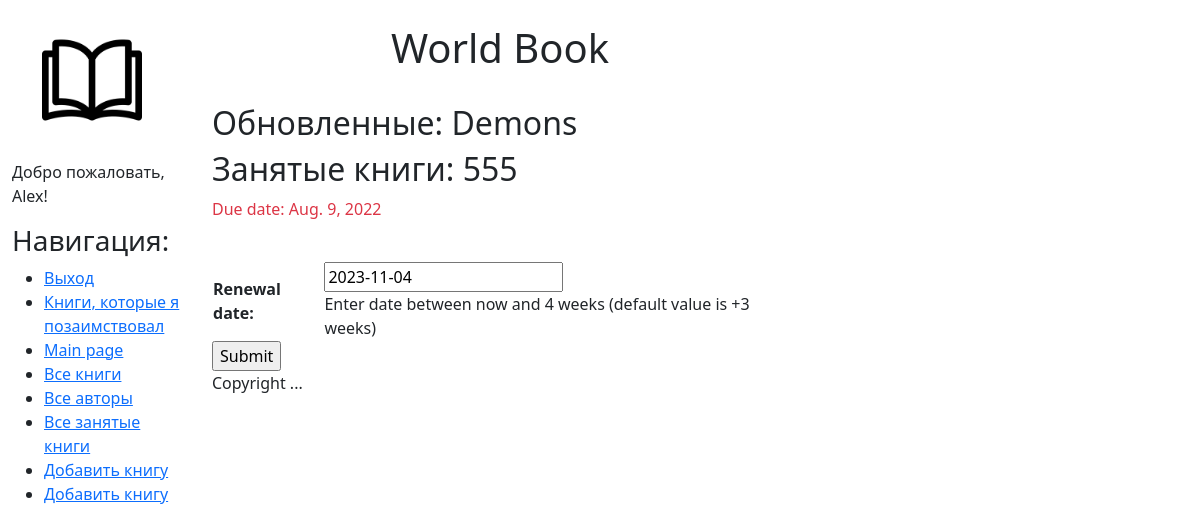
/book/2/renew/ (signed in), run on the app's committed database.
### catalog/models.py (models this page shows, shortened)
class BookInstance(models.Model):
    book = models.ForeignKey('Book', on_delete=models.CASCADE, null=True, )
    inv_num = models.CharField(max_length=20, null=True,
                               help_text="Enter inventory number")
    imprint = models.CharField(max_length=200,
                               help_text="Enter publisher and publish date",
                               verbose_name="Publisher")
    status = models.ForeignKey('Status', on_delete=models.PROTECT,
                               null=True, help_text="Change status",
                               verbose_name="Status of the book")
    due_back = models.DateField(null=True, blank=True,
                                help_text="Enter date of status ending",
                                verbose_name="Status ending date")
    borrower = models.ForeignKey(User, on_delete=models.SET_NULL, null=True, blank=True)
    class Meta:
        permissions = (("can_mark_returned", "Set book as returned"),)
    @property
    def is_overdue(self):
        if self.due_back and date.today() > self.due_back:
            return True
        return False

class Book(models.Model):
    title = models.CharField(max_length=200,
                             help_text="Enter the title",
                             verbose_name="Book title")
    genre = models.ForeignKey('Genre', on_delete=models.PROTECT,
                              help_text="Choose the genre",
                              verbose_name="The book's genre",
                              null=True)
    language = models.ForeignKey('Language', on_delete=models.PROTECT,
                                 help_text="Choose language",
                                 verbose_name="The book's language", null=True)
    author = models.ManyToManyField('Author',
                                    help_text="Select the author",
                                    verbose_name="Book's author")
    summary = models.TextField(max_length=1000,
                               help_text="Enter a short description",
                               verbose_name="Annotation")
    isbn = models.CharField(max_length=13,
                            help_text="Should be 13 symbols",
                            verbose_name="ISBN of the book")
    def display_author(self):
        """Display the author's last name"""
        return ', '.join([author.last_name for author in self.author.all()])
    display_author.short_description = 'Authors'

### catalog/views.py (the view)
# urls.py: path('book/<int:pk>/renew/', views.renew_book_librarian, name='renew-book-librarian'),
@permission_required('catalog.can_mark_returned')
def renew_book_librarian(request, pk):
    book_inst = get_object_or_404(BookInstance, pk=pk)
    if request.method == 'POST':
        form = RenewBookForm(request.POST)
        if form.is_valid():
            book_inst.due_back = form.cleaned_data['renewal_date']
            book_inst.save()
            return redirect('all-borrowed')
    else:
        proposed_renewal_date = datetime.date.today() + datetime.timedelta(weeks=3)
        form = RenewBookForm(initial={'renewal_date': proposed_renewal_date})
    context = {'form': form, 'bookinst': book_inst}
    return render(request, 'catalog/book_renew_librarian.html', context)

### catalog/forms.py (shortened to what this page needs)
class RenewBookForm(forms.Form):
    renewal_date = forms.DateField(help_text="Enter date between now and 4 weeks (default value is +3 weeks)")

### catalog/templates/catalog/book_renew_librarian.html (shortened to what this page needs)
{%extends 'catalog/base.html'%}
{%block content%}
    <h2>Обновленные: {{bookinst.book.title}}</h2>
    <h2>Занятые книги: {{bookinst.borrower}}</h2>
    <p {% if bookinst.is_overdue %} class="text-danger" {% endif %} > Due date: {{bookinst.due_back}}</p>
    <br>
    <form action="" method="post">
        <table>
            {{ form }}
        </table>
        <input type="submit" value="Submit" />
    </form>
{%endblock content%}

### catalog/templates/catalog/base.html (shortened to what this page needs)
<!DOCTYPE html>
<html lang="en">
<head>
  <link rel="stylesheet" href="https://cdn.jsdelivr.net/npm/bootstrap@5.1.3/dist/css/bootstrap.min.css">
  {% load static %}
  <link rel="stylesheet" href="{% static 'css/styles.css' %}">
</head>
<body>
  <div class="container-fluid">
    <div class="row">
      <div class="col-sm-2">
          {% block sidebar %}
          <img src="{% static 'img/logo.png' %}" style="margin: 30px; width:100px; height:100px;" align="absmiddle">
          {% if user.is_authenticated %}
            <p>Добро пожаловать, {{user.get_username.title}}!</p>
          {% endif %}
          <h3>Навигация: </h3>
              <ul class="sidebar-nav">
                {% if user.is_authenticated %}
                  <li><a href="{% url 'logout'%}?next={{request.path}}">Выход</a></li>
                  <li><a href="{% url 'my-borrowed'%}?next={{request.path}}">Книги, которые я позаимствовал </a></li>
                {% else %}
                  <li><a href="{% url 'login'%}?next={{request.path}}">Login</a></li>
                {% endif %}
                  <li><a href="{% url 'index'       %}">Main page</a></li>
                  <li><a href="{% url 'book_list'   %}">Все книги</a></li>
                  <li><a href="{% url 'author_list' %}">Все авторы</a></li>
                  {% if user.is_staff %}
                    <li><a href="{% url 'all-borrowed' %}">Все занятые книги</a></li>
                    <li><a href="{% url 'author_create' %}">Добавить книгу</a></li>
                    <li><a href="{% url 'book_create' %}">Добавить книгу</a></li>
                  {% endif %}
              </ul>
          {% endblock sidebar%}
      </div>
      <div class="col-sm-6">
          <br>
          <h1 class="text-center">World Book</h1>
          <br>
          {% block content %}
          {% endblock content%}
          {% block footer %}
             {% block copyright %}
                <p>Copyright ...</p>
             {% endblock %}
          {% endblock %}
      </div>
    </div>
  </div>
</body>
</html>

### data on the page
BookInstance: book "Demons", borrower "555", due_back "Aug. 9, 2022"

### other printed values
{{ user.get_username.title }} "Alex"
